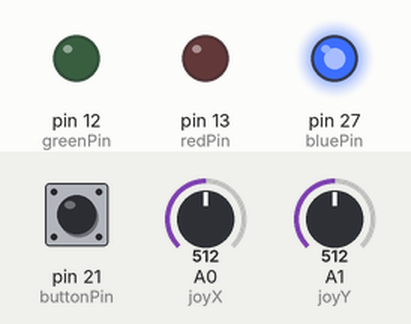
Simulated run of this sketch. Board: Arduino Mega 2560, built with avr-gcc and run on an emulated ATmega2560. Shown: output pins drawn as LEDs (lit = HIGH). The test bench sets the inputs (shaded band); at power-on: pin 21 (buttonPin) LOW, A0 (joyX) = 512, A1 (joyY) = 512. What the sketch prints to the serial monitor is not drawn.

Above: at 0.1 s.
Timing chart, 0 to 1.6 s (numbered marks = the images above):
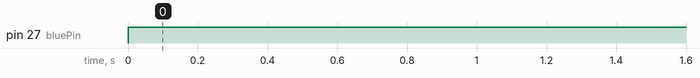

The sketch:

sketch_mar1a.ino
```cpp
// include the library code:
#include <LiquidCrystal.h>
#include <analogWrite.h>
//LiquidCrystal lcd(RS, E, D4, D5, D6, D7);
const int joyX = A0;
const int joyY = A1;

const int redPin = 13;
const int greenPin = 12;
const int bluePin = 27;

const int buttonPin = 21;

void setup() {
  Serial.begin(9600);
  pinMode(buttonPin, INPUT);
  pinMode(redPin, OUTPUT);
  pinMode(bluePin, OUTPUT);
  pinMode(greenPin, OUTPUT);
}
void loop() {
  int buttonState = digitalRead(buttonPin);
  int xValue = analogRead(joyX);
  int yValue = analogRead(joyY);
  Serial.print(xValue);
  Serial.print(" ");
  Serial.println(yValue);
  Serial.println(buttonState);
  digitalWrite(redPin, LOW);
  digitalWrite(bluePin, HIGH);
  digitalWrite(greenPin, LOW);
  delay(1000);
}
  // image00();
  // if(xValue == 4095 && yValue == 4095){
  //   Serial.println("back");
  //   image00();
  //   delay(250);
  // }
  // image00();
  // delay(250);
  // image01();

  // delay(250);
  // image02();
  // delay(250);
  // image03();
  // delay(700);

  // image04();
  // delay(250);
  // image05();
  // delay(250);
  // image06();

  // delay(700);
  // image07();
  // delay(1250);
//}

// void image00() {

//   lcd.clear();

//   byte image22[8] = { B00110, B01101, B11011, B10011, B00111,
//                       B01111, B01111, B11111 };
//   byte image23[8] = { B01111, B11110, B11100, B11000,
//                       B11000, B10000, B10000, B00000 };
//   byte image07[8] = { B00000, B00000, B00000,
//                       B00000, B00000, B00000, B00001, B00111 };
//   byte image08[8] = { B00000, B01000,
//                       B10000, B10000, B10000, B11111, B11111, B11000 };
//   byte image09[8] = { B00000,
//                       B00000, B00000, B00000, B00000, B11000, B11000, B00100 };

//   lcd.createChar(0,
//                  image22);
//   lcd.createChar(1, image23);
//   lcd.createChar(2, image07);

//   lcd.createChar(3, image08);
//   lcd.createChar(4, image09);

//   lcd.setCursor(5,
//                 1);
//   lcd.write(byte(0));
//   lcd.setCursor(6, 1);
//   lcd.write(byte(1));

//   lcd.setCursor(6, 0);
//   lcd.write(byte(2));
//   lcd.setCursor(7, 0);

//   lcd.write(byte(3));
//   lcd.setCursor(8, 0);
//   lcd.write(byte(4));
// }

// void image01() {
//   lcd.clear();

//   byte image22[8] = { B00110, B00101,
//                       B00011, B00011, B00111, B01111, B01111, B11111 };
//   byte image23[8] = { B01111,
//                       B11110, B11100, B11000, B11000, B10000, B10000, B00000 };
//   byte image07[8] = { B00000, B00000, B00000, B00000, B00000, B00000, B11001, B10111 };
//   byte
//     image08[8] = { B00000, B01000, B10000, B10000, B10000, B11111, B11111, B11000 };

//   byte image09[8] = { B00000, B00000, B00000, B00000, B00000, B11000, B11000, B00100 };

//   byte image06[8] = { B00000, B00000, B00000, B00000, B00000, B00000, B00000, B00011 };


//   lcd.createChar(0, image22);
//   lcd.createChar(1, image23);
//   lcd.createChar(2,
//                  image07);
//   lcd.createChar(3, image08);
//   lcd.createChar(4, image09);

//   lcd.createChar(5, image06);

//   lcd.setCursor(5, 1);
//   lcd.write(byte(0));

//   lcd.setCursor(6, 1);
//   lcd.write(byte(1));
//   lcd.setCursor(6, 0);

//   lcd.write(byte(2));
//   lcd.setCursor(7, 0);
//   lcd.write(byte(3));

//   lcd.setCursor(8, 0);
//   lcd.write(byte(4));
//   lcd.setCursor(5, 0);

//   lcd.write(byte(5));
// }

// void image02() {
//   lcd.clear();


//   byte image22[8] = { B00000, B00001, B00011, B00011, B00111, B01111, B01111, B11111 };

//   byte image23[8] = { B01111, B11110, B11100, B11000, B11000, B10000, B10000, B00000 };

//   byte image07[8] = { B00000, B00000, B00000, B00001, B00111, B00100, B11001, B10111 };

//   byte image08[8] = { B00000, B01000, B10000, B10000, B10000, B11111, B11111, B11000 };

//   byte image09[8] = { B00000, B00000, B00000, B00000, B00000, B11000, B11000, B00100 };


//   lcd.createChar(0, image22);
//   lcd.createChar(1, image23);
//   lcd.createChar(2,
//                  image07);
//   lcd.createChar(3, image08);
//   lcd.createChar(4, image09);


//   lcd.setCursor(5, 1);
//   lcd.write(byte(0));
//   lcd.setCursor(6, 1);

//   lcd.write(byte(1));
//   lcd.setCursor(6, 0);
//   lcd.write(byte(2));

//   lcd.setCursor(7, 0);
//   lcd.write(byte(3));
//   lcd.setCursor(8, 0);

//   lcd.write(byte(4));
// }

// void image03() {
//   lcd.clear();


//   byte image22[8] = { B00000, B00001, B00011, B00011, B00111, B01111, B01111, B11111 };

//   byte image23[8] = { B01111, B11110, B11100, B11000, B11000, B10000, B10000, B00000 };

//   byte image07[8] = { B00000, B00000, B00000, B00000, B00000, B00000, B00001, B00111 };

//   byte image08[8] = { B00000, B01000, B10000, B10000, B10000, B11111, B11111, B11010 };

//   byte image09[8] = { B00000, B00000, B00000, B00000, B00000, B11000, B11000, B00100 };

//   byte image24[8] = { B00010, B00111, B00111, B00111, B00111, B00111, B00010, B00000 };


//   lcd.createChar(0, image22);
//   lcd.createChar(1, image23);
//   lcd.createChar(2,
//                  image07);
//   lcd.createChar(3, image08);
//   lcd.createChar(4, image09);

//   lcd.createChar(5, image24);

//   lcd.setCursor(5, 1);
//   lcd.write(byte(0));

//   lcd.setCursor(6, 1);
//   lcd.write(byte(1));
//   lcd.setCursor(6, 0);

//   lcd.write(byte(2));
//   lcd.setCursor(7, 0);
//   lcd.write(byte(3));

//   lcd.setCursor(8, 0);
//   lcd.write(byte(4));
//   lcd.setCursor(7, 1);

//   lcd.write(byte(5));
// }

// void image04() {
//   lcd.clear();


//   byte image22[8] = { B00000, B00001, B00011, B00011, B00111, B01111, B01111, B11111 };

//   byte image23[8] = { B01111, B11110, B11100, B11000, B11000, B10001, B10000, B00000 };

//   byte image07[8] = { B00000, B00000, B00000, B00000, B00000, B00000, B00001, B00111 };

//   byte image08[8] = { B00000, B01000, B10000, B10000, B10000, B11111, B11111, B11010 };

//   byte image09[8] = { B00000, B00000, B00000, B00000, B00000, B11000, B11000, B00100 };

//   byte image24[8] = { B00010, B00100, B01011, B10101, B11010, B10101, B11010, B01110 };

//   byte image25[8] = { B00000, B00000, B00000, B10000, B10000, B00000, B00000, B00000 };


//   lcd.createChar(0, image22);
//   lcd.createChar(1, image23);
//   lcd.createChar(2,
//                  image07);
//   lcd.createChar(3, image08);
//   lcd.createChar(4, image09);

//   lcd.createChar(5, image24);
//   lcd.createChar(6, image25);

//   lcd.setCursor(5,
//                 1);
//   lcd.write(byte(0));
//   lcd.setCursor(6, 1);
//   lcd.write(byte(1));

//   lcd.setCursor(6, 0);
//   lcd.write(byte(2));
//   lcd.setCursor(7, 0);

//   lcd.write(byte(3));
//   lcd.setCursor(8, 0);
//   lcd.write(byte(4));

//   lcd.setCursor(7, 1);
//   lcd.write(byte(5));
//   lcd.setCursor(8, 1);

//   lcd.write(byte(6));
// }

// void image05() {
//   lcd.clear();


//   byte image24[8] = { B01010, B10100, B01011, B10101, B11010, B10101, B11010, B01110 };

//   byte image25[8] = { B00000, B00000, B00000, B10000, B10000, B00000, B00000, B00000 };

//   byte image23[8] = { B01101, B01010, B01101, B00111, B00000, B00000, B00000, B00000 };

//   byte image07[8] = { B00000, B00000, B00000, B00000, B00000, B00000, B00001, B00011 };

//   byte image08[8] = { B00000, B00000, B00000, B00000, B00000, B00000, B00000, B10000 };


//   lcd.createChar(0, image24);
//   lcd.createChar(1, image25);
//   lcd.createChar(2,
//                  image23);
//   lcd.createChar(3, image07);
//   lcd.createChar(4, image08);


//   lcd.setCursor(7, 1);
//   lcd.write(byte(0));
//   lcd.setCursor(8, 1);

//   lcd.write(byte(1));
//   lcd.setCursor(6, 1);
//   lcd.write(byte(2));

//   lcd.setCursor(6, 0);
//   lcd.write(byte(3));
//   lcd.setCursor(7, 0);

//   lcd.write(byte(4));
// }

// void image06() {
//   lcd.clear();


//   byte image08[8] = { B00000, B00100, B01010, B01010, B10001, B00011, B00110, B01100 };

//   byte image07[8] = { B00000, B00000, B00000, B00000, B00001, B00010, B00010, B00001 };

//   byte image09[8] = { B00000, B00000, B10000, B11000, B00000, B00000, B11000, B00100 };

//   byte image24[8] = { B00100, B00100, B00011, B00000, B00000, B00000, B00000, B00000 };

//   byte image25[8] = { B10000, B00000, B00000, B00000, B00000, B00000, B00000, B00000 };


//   lcd.createChar(0, image08);
//   lcd.createChar(1, image07);
//   lcd.createChar(2,
//                  image09);
//   lcd.createChar(3, image24);
//   lcd.createChar(4, image25);


//   lcd.setCursor(7, 0);
//   lcd.write(byte(0));
//   lcd.setCursor(6, 0);

//   lcd.write(byte(1));
//   lcd.setCursor(8, 0);
//   lcd.write(byte(2));

//   lcd.setCursor(7, 1);
//   lcd.write(byte(3));
//   lcd.setCursor(8, 1);

//   lcd.write(byte(4));
// }

// void image07() {
//   lcd.clear();


//   byte image24[8] = { B10101, B01110, B01110, B00100, B10101, B01110, B00100, B11111 };

//   byte image08[8] = { B00000, B00100, B01010, B01010, B10001, B00011, B00110, B01100 };

//   byte image07[8] = { B00000, B00000, B00000, B00000, B00001, B00010, B00010, B00001 };

//   byte image09[8] = { B00000, B00000, B10000, B11000, B00000, B00000, B00000, B00000 };


//   lcd.createChar(0, image24);
//   lcd.createChar(1, image08);
//   lcd.createChar(2,
//                  image07);
//   lcd.createChar(3, image09);

//   lcd.setCursor(7, 1);

//   lcd.write(byte(0));
//   lcd.setCursor(7, 0);
//   lcd.write(byte(1));

//   lcd.setCursor(6, 0);
//   lcd.write(byte(2));
//   lcd.setCursor(8, 0);

//   lcd.write(byte(3));
```

Measured:
- by itself, pin 27 (bluePin): LOW → HIGH at 0.00 s
